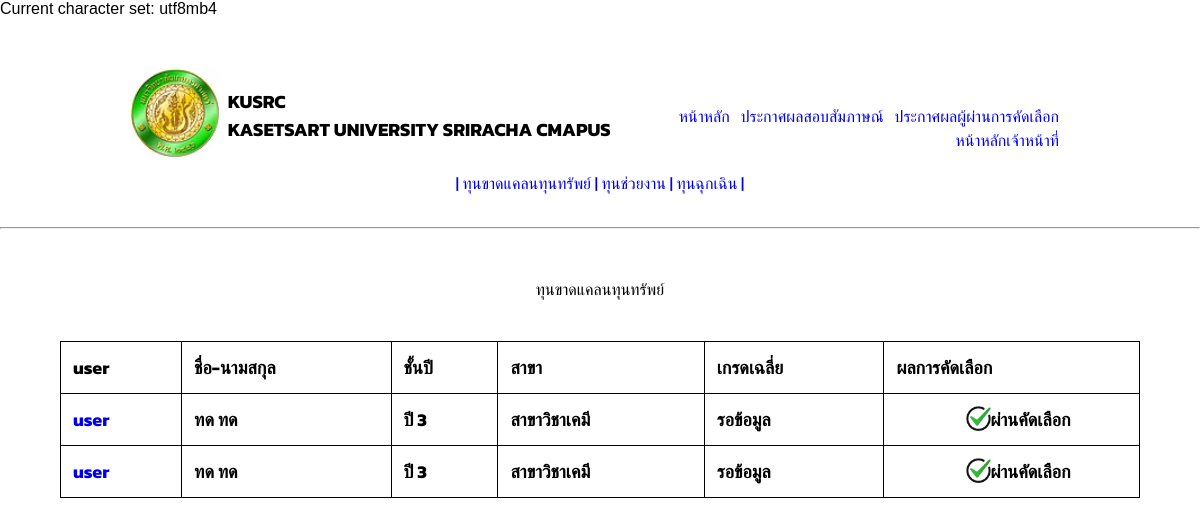
Screenshot of /result2.php with the database file from the repository.
### tables this page shows
CREATE TABLE `tunasup` (
  `id` int(11) NOT NULL,
  `user` varchar(405) DEFAULT NULL,
  `parent_path` varchar(405) DEFAULT NULL,
  `nisitidcard_path` varchar(405) DEFAULT NULL,
  `gpa_path` varchar(405) DEFAULT NULL,
  `study_path` varchar(405) DEFAULT NULL,
  `bank_path` varchar(400) DEFAULT NULL,
  `time` varchar(405) DEFAULT NULL,
  `unix` varchar(45) DEFAULT NULL,
  `keep` mediumtext DEFAULT NULL,
  `status` varchar(45) DEFAULT NULL,
  `status2` varchar(500) DEFAULT NULL,
  `status3` varchar(500) DEFAULT NULL,
  `status4` varchar(500) DEFAULT NULL,
  `moneypath` varchar(500) DEFAULT NULL,
  `evaluatepath` varchar(500) DEFAULT NULL,
  `teachername` varchar(500) DEFAULT NULL
);

CREATE TABLE `nisit` (
  `id` int(11) NOT NULL,
  `user` varchar(45) DEFAULT NULL,
  `pass` varchar(45) DEFAULT NULL,
  `name` varchar(45) DEFAULT NULL,
  `tel` varchar(45) DEFAULT NULL,
  `status` varchar(45) DEFAULT NULL,
  `thainame` varchar(45) DEFAULT NULL,
  `thaisurname` varchar(45) DEFAULT NULL,
  `engname` varchar(45) DEFAULT NULL,
  `engsurname` varchar(45) DEFAULT NULL,
  `nisitid` varchar(45) DEFAULT NULL,
  `year` varchar(45) DEFAULT NULL,
  `sec` varchar(45) DEFAULT NULL,
  `email` varchar(45) DEFAULT NULL,
  `line` varchar(45) DEFAULT NULL,
  `thaiprename` varchar(45) DEFAULT NULL,
  `engprename` varchar(45) DEFAULT NULL,
  `keep` varchar(5000) DEFAULT NULL
);

### result2.php (the view, shortened to what this page needs)
<!DOCTYPE html>
<html lang="en">
<?php
include "./connectDb.php";
include "./Nisit/resource/navIndex.php";
$table = 'tunasup';
?>
<head>
    <link rel="stylesheet" href="http:\\localhost\Intern\Nisit\resource\css.css">
    <link rel="stylesheet" type="text/css" href="https://cdn.datatables.net/1.11.3/css/jquery.dataTables.css">
</head>
<body>
    <div>
        <div style="margin: auto;width: 50%;text-align: center;">
            <a href="http://localhost/Intern/result.php?table=tunasup">| ทุนขาดแคลนทุนทรัพย์ |</a>
            <a href="http://localhost/Intern/result.php?table=work"> ทุนช่วยงาน |</a>
            <a href="http://localhost/Intern/result.php?table=emergency"> ทุนฉุกเฉิน |</a>
        </div>
        <br>
        <hr>
        <br>
        <?php
        if ($table == 'work') {
            echo ("<p style='text-align: center'>ทุนช่วยงาน</p><br>");
        } elseif ($table == 'tunasup') {
            echo ("<p style='text-align: center'>ทุนขาดแคลนทุนทรัพย์</p><br>");
        } elseif ($table == 'emergency') {
            echo ("<p style='text-align: center'>ทุนฉุกเฉิน</p><br>");
        }
        ?>
        <table id="myTable" class="display" style="width:90%;text-align:center;margin-left:auto;margin-right:auto;  border-collapse: collapse;  border: 1px solid black; ">
            <?php
            if ($table == 'tunasup') {
                echo ('
                <tr>
                    <th class="header">user</th>
                    <th class="header">ชื่อ-นามสกุล</th>
                    <th class="header">ชั้นปี</th>
                    <th class="header">สาขา</th>
                    <th class="header">เกรดเฉลี่ย</th>
                    <th>ผลการคัดเลือก</th>
                </tr>');
            }
            $sql = "SELECT * FROM $table where status3 = 'true' order by user ";
            $result = $conn->query($sql);
            while ($row = $result->fetch_assoc()) {
                echo "<tr>";
                if ($table == 'work') {
                    echo "<th><a href='http://localhost/Intern/show.php?tunname=work&id= " . $row['id'] . " &user=" . $row['user'] . "&time=" . $row['time'] . "'>" . $row['user'] . "</a></th>";
                    $user = $row['user'];
                    $Dsql = "SELECT * FROM nisit  ";
                    $resultUser = $conn->query($Dsql);
                    $Fuser = $resultUser->fetch_assoc();
                    echo ('<th>' . $Fuser['thainame'] . " " . $Fuser['thaisurname'] . '</th>');
                    echo ('<th>' . $Fuser['year'] . '</th>');
                    echo ('<th>' . $Fuser['sec'] . '</th>');
                    $regis = explode("|", $Fuser['keep']);
                    if ($regis[15]) {
                        echo ('<th>' . $regis[15] . '</th>');
                    } else {
                        echo ('<th>รอข้อมูล</th>');
                    }
                    if ($row['status']) {
                        echo "<th> ผ่านคัดเลือก<img class='centerimages' src='http://localhost/Intern/Nisit/resource/yes.png'  width='25' height='25'></th>";
                    } else {
                        echo "<th> ไม่ผ่านคัดเลือก<img class='centerimages' src='http://localhost/Intern/Nisit/resource/no.png'   width='25' height='25'></th>";
                    }
                } elseif ($table == 'tunasup') {
                    echo "<th><a href='http://localhost/Intern/show.php?tunname=tunasup&id= " . $row['id'] . " &user=" . $row['user'] . "&time=" . $row['time'] . "'>" . $row['user'] . "</a></th>";
                    $Dsql = "SELECT * FROM nisit  ";
                    $resultUser = $conn->query($Dsql);
                    $Fuser = $resultUser->fetch_assoc();
                    echo ('<th>' . $Fuser['thainame'] . " " . $Fuser['thaisurname'] . '</th>');
                    echo ('<th>' . $Fuser['year'] . '</th>');
                    echo ('<th>' . $Fuser['sec'] . '</th>');
                    $regis = explode("|", $Fuser['keep']);
                    if ($regis[15]) {
                        echo ('<th>' . $regis[15] . '</th>');
                    } else {
                        echo ('<th>รอข้อมูล</th>');
                    }
                    if ($row['status']) {
                        echo "<th> ผ่านคัดเลือก<img class='centerimages' src='http://localhost/Intern/Nisit/resource/yes.png'  width='25' height='25'></a></th>";
                    } else {
                        echo "<th>  ไม่ผ่านคัดเลือก<img class='centerimages' src='http://localhost/Intern/Nisit/resource/no.png'   width='25' height='25'></a></th>";
                    }
                }
                echo "</tr>";
            }
            ?>
        </table>
    </div>
</body>
</html>

### Nisit/resource/css.css (style rules this page uses)
#myTable { border-collapse: collapse; width: 100%; border: 1px solid #ddd; font-size: 18px; }
#myTable th, #myTable td { text-align: left; padding: 12px; }
#myTable tr { border-bottom: 1px solid #ddd; }
* { font-family: 'Kanit', sans-serif; }
table, th, td { border: 1px solid black !important; }
th { cursor: pointer !important; }
* { box-sizing: border-box; }
body { font-family: Arial, Helvetica, sans-serif; }
hr { color: black; }
body, html { height: 100% !important; margin: 0 !important; background-color: white; }

### Nisit/resource/navIndex.php (style rules this page uses)
img { float: left; }
a { text-decoration: none !important; }

### result2.php (style rules this page uses)
.centerimages { margin-left: 30%; margin-right: auto; }

### rows the page displays
tunasup: user "user", nisit.thainame "ทด", nisit.thaisurname "ทด", nisit.year "ปี 3", nisit.sec "สาขาวิชาเคมี"
tunasup: user "user", nisit.thainame "ทด", nisit.thaisurname "ทด", nisit.year "ปี 3", nisit.sec "สาขาวิชาเคมี"

### other values shown
$conn->character_set_name() "utf8mb4"
